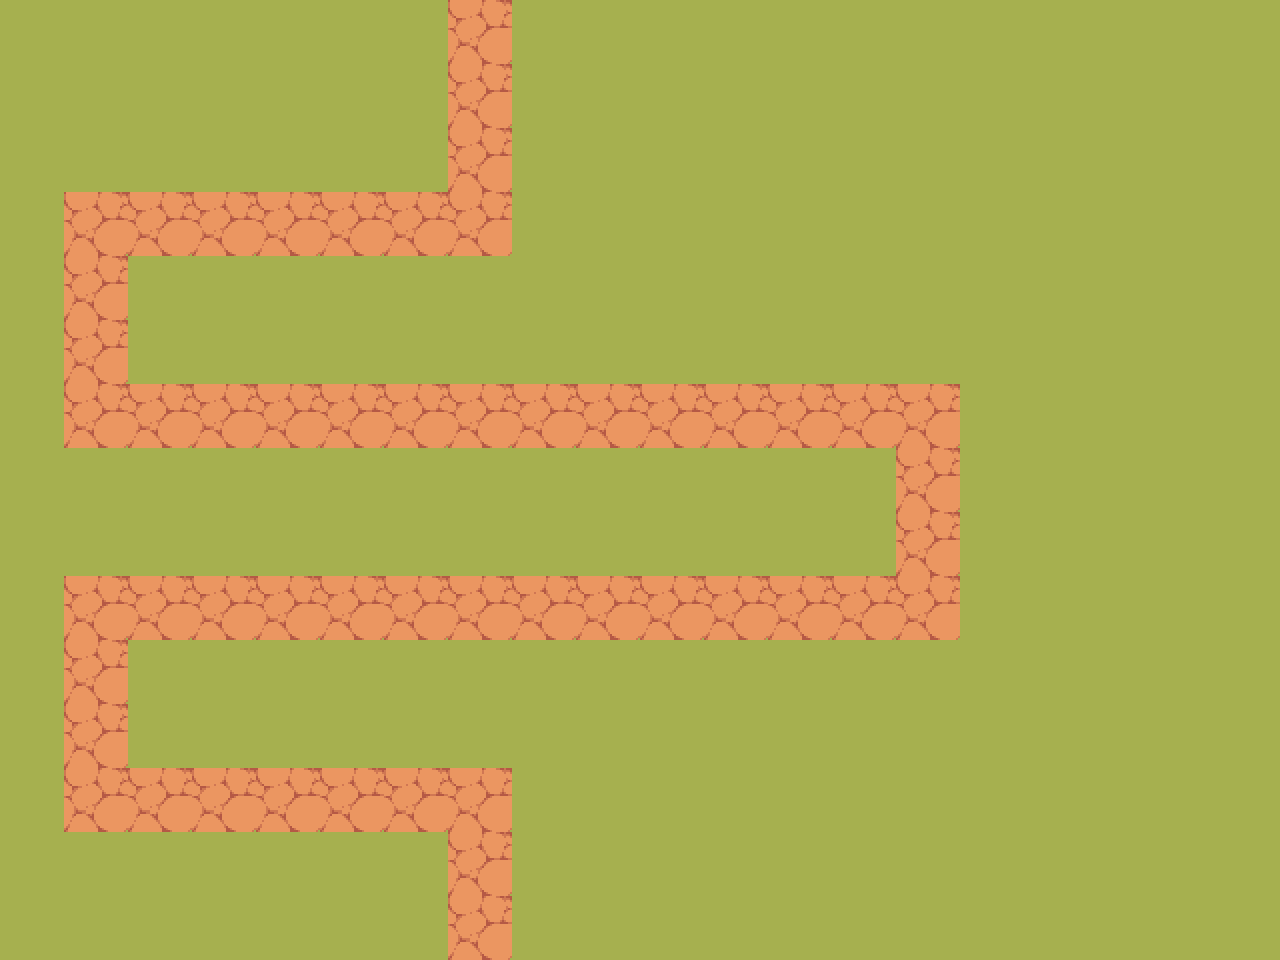

A 2D game scene composited from a Tiled map and its tileset images. What follows is a short description and the map's XML, with every tile layer's data as written:
An orthogonal 20x15 tile map with 64x64 px tiles, 2 tile layers (Ground, Brick), 2 tilesets and 3 objects (path, starting point, end point).

<map version="1.10" tiledversion="1.11.2" orientation="orthogonal" renderorder="right-down" width="20" height="15" tilewidth="64" tileheight="64" infinite="0" nextlayerid="4" nextobjectid="8">
 <tileset firstgid="1" source="../tileset/FieldsTile_01_64x64.tsx" />
 <tileset firstgid="2" source="../tileset/FieldsTile_38_64x64.tsx" />
 <layer id="1" name="Ground" width="20" height="15">
  <data encoding="csv">
2,2,2,2,2,2,2,2,2,2,2,2,2,2,2,2,2,2,2,2,
2,2,2,2,2,2,2,2,2,2,2,2,2,2,2,2,2,2,2,2,
2,2,2,2,2,2,2,2,2,2,2,2,2,2,2,2,2,2,2,2,
2,2,2,2,2,2,2,2,2,2,2,2,2,2,2,2,2,2,2,2,
2,2,2,2,2,2,2,2,2,2,2,2,2,2,2,2,2,2,2,2,
2,2,2,2,2,2,2,2,2,2,2,2,2,2,2,2,2,2,2,2,
2,2,2,2,2,2,2,2,2,2,2,2,2,2,2,2,2,2,2,2,
2,2,2,2,2,2,2,2,2,2,2,2,2,2,2,2,2,2,2,2,
2,2,2,2,2,2,2,2,2,2,2,2,2,2,2,2,2,2,2,2,
2,2,2,2,2,2,2,2,2,2,2,2,2,2,2,2,2,2,2,2,
2,2,2,2,2,2,2,2,2,2,2,2,2,2,2,2,2,2,2,2,
2,2,2,2,2,2,2,2,2,2,2,2,2,2,2,2,2,2,2,2,
2,2,2,2,2,2,2,2,2,2,2,2,2,2,2,2,2,2,2,2,
2,2,2,2,2,2,2,2,2,2,2,2,2,2,2,2,2,2,2,2,
2,2,2,2,2,2,2,2,2,2,2,2,2,2,2,2,2,2,2,2
</data>
 </layer>
 <layer id="2" name="Brick" width="20" height="15">
  <data encoding="csv">
0,0,0,0,0,0,0,1,0,0,0,0,0,0,0,0,0,0,0,0,
0,0,0,0,0,0,0,1,0,0,0,0,0,0,0,0,0,0,0,0,
0,0,0,0,0,0,0,1,0,0,0,0,0,0,0,0,0,0,0,0,
0,1,1,1,1,1,1,1,0,0,0,0,0,0,0,0,0,0,0,0,
0,1,0,0,0,0,0,0,0,0,0,0,0,0,0,0,0,0,0,0,
0,1,0,0,0,0,0,0,0,0,0,0,0,0,0,0,0,0,0,0,
0,1,1,1,1,1,1,1,1,1,1,1,1,1,1,0,0,0,0,0,
0,0,0,0,0,0,0,0,0,0,0,0,0,0,1,0,0,0,0,0,
0,0,0,0,0,0,0,0,0,0,0,0,0,0,1,0,0,0,0,0,
0,1,1,1,1,1,1,1,1,1,1,1,1,1,1,0,0,0,0,0,
0,1,0,0,0,0,0,0,0,0,0,0,0,0,0,0,0,0,0,0,
0,1,0,0,0,0,0,0,0,0,0,0,0,0,0,0,0,0,0,0,
0,1,1,1,1,1,1,1,0,0,0,0,0,0,0,0,0,0,0,0,
0,0,0,0,0,0,0,1,0,0,0,0,0,0,0,0,0,0,0,0,
0,0,0,0,0,0,0,1,0,0,0,0,0,0,0,0,0,0,0,0
</data>
 </layer>
 <objectgroup id="3" name="Path">
  <object id="1" name="path" x="478" y="36">
   <polyline points="0,0 2,180 -382,184 -386,374 448,380 450,562 -376,574 -378,754 -2,768 -2,830 2,900 4,902" />
  </object>
  <object id="2" name="starting point" x="480" y="20" />
  <object id="7" name="end point" x="480" y="920" />
 </objectgroup>
</map>
